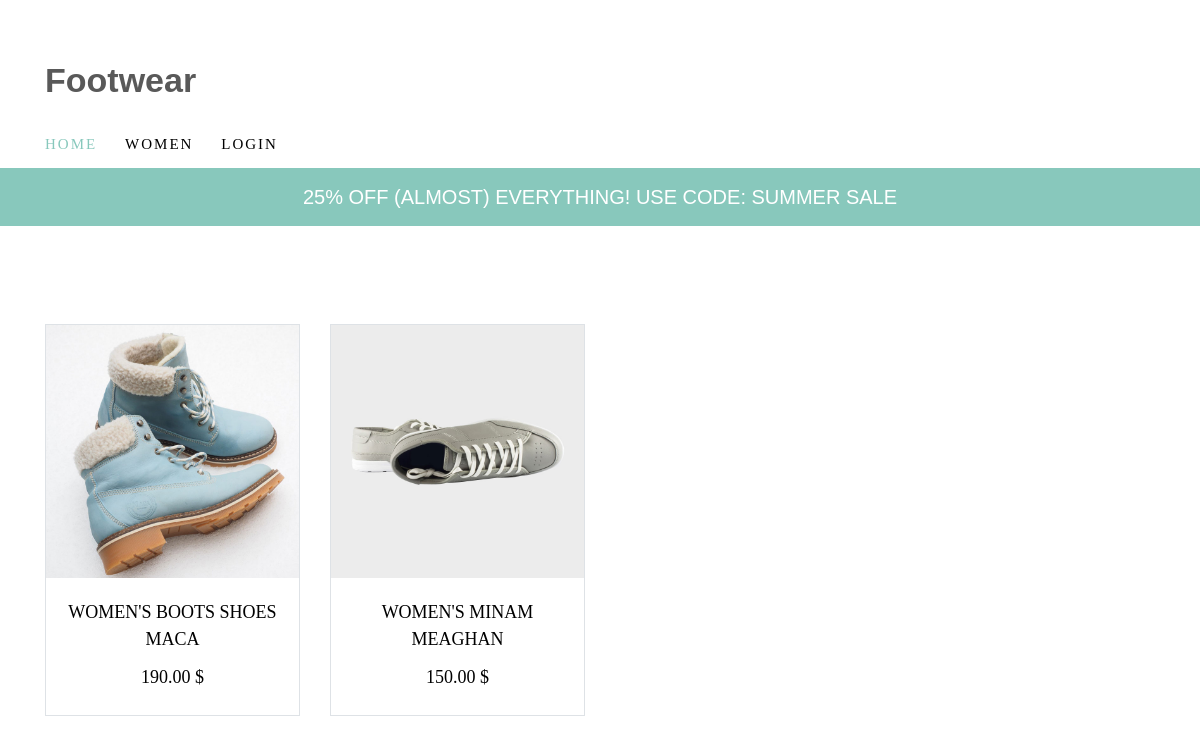
The page / on the database its author committed.
### tables this page shows
CREATE TABLE `products` (
  `id` int NOT NULL AUTO_INCREMENT COMMENT 'Primary Key',
  `titre` varchar(255) NOT NULL,
  `price` float(10,2) NOT NULL,
  `id_df_img` varchar(255) DEFAULT NULL,
  `content` text,
  `create_time` datetime DEFAULT NULL COMMENT 'Create Time',
  `update_time` datetime DEFAULT NULL COMMENT 'Update Time',
  PRIMARY KEY (`id`),
  KEY `id_df_img` (`id_df_img`)
);

### core/Controller/Controller.php (called while the page is built, shortened)
<?php
class Controller{
    protected $viewPath;
    public function render($view,$compact = []){
        extract($compact);
        require($view = $this->viewPath.$view.'.php');
    }
}

### app/Controller/ProductsController.php (called while the page is built, shortened)
<?php
class ProductsController extends AppController{
    public function index(){
        $products = $this->Product->All();
        $this->render('products/index',compact('products','categorys'));
    }
}

### public/index.php (called while the page is built, shortened)
<?php
$url = explode('/',substr($_SERVER['REQUEST_URI'], 1));
$action = !empty($url[1]) ? $url[1] : "index";
$id = !empty($url[2]) ? $url[2] : null;
$controller = new $controller();
$controller->$action($id);

### core/Model/Model.php (called while the page is built, shortened)
<?php
class Model
{
    protected $table;
    protected $db;
    public function __construct(Database $db)
    {
        $this->db = $db;
    }
    public function query($statment, $params = null, $one = false)
    {
        if ($params) {
            return $this->db->prepare(
                $statment,
                $params,
                str_replace('Model', 'Entity', get_class($this)),
                $one
            );
        } else {
            return $this->db->query(
                $statment,
                str_replace('Model', 'Entity', get_class($this)),
                $one
            );
        }
    }
    public function all()
    {
        return $this->query('SELECT * FROM ' . $this->table);
    }
}

### core/Database/MysqlDatabase.php (called while the page is built, shortened)
<?php
class MysqlDatabase extends Database
{
    private $pdo;
    private function getPDO()
    {
        if ($this->pdo === null) {
            $pdo = new PDO('mysql:dbname=store;host=localhost', 'root', 'password');
            $pdo->setAttribute(PDO::ATTR_ERRMODE, PDO::ERRMODE_EXCEPTION);
            $this->pdo = $pdo;
        }
        return $this->pdo;
    }
    public function query($statment, $class = null, $one = false)
    {
        $req = $this->getPDO()->query($statment);
        if ($class === null) {
            $req->setFetchMode(PDO::FETCH_OBJ);
        } else {
            $req->setFetchMode(PDO::FETCH_CLASS, $class);
        }
        if ($one) {
            $data = $req->fetch();
        } else {
            $data = $req->fetchAll();
        }
        return $data;
    }
}

### app/Autoloader.php (called while the page is built, shortened)
<?php
class Autoloader
{
    static function autoload($class)
    {
        if (strpos($class, __NAMESPACE__ . '\\') === 0) {
            $class = str_replace(__NAMESPACE__ . '\\', '', $class);
            $class = str_replace('\\', '/', $class);
        }
    }
}

### core/Autoloader.php (called while the page is built, shortened)
<?php
class Autoloader
{
    static function autoload($class)
    {
        if (strpos($class, __NAMESPACE__ . '\\') === 0) {
            $class = str_replace(__NAMESPACE__ . '\\', '', $class);
            $class = str_replace('\\', '/', $class);
        }
    }
}

### app/Entity/ProductEntity.php (called while the page is built, shortened)
<?php
class ProductEntity extends Entity
{
    private $id;
    private $titre;
    private $id_df_img;
    public function getUrl()
    {
        return PATH.'/products/show/' . $this->id;
    }
    public function getImg(){
        return PATH.'/images//'.$this->id_df_img;
    }
    public function getTitre()
    {
        return $this->titre;
    }
}

### app/Views/products/card.php (the view)
<div class="product-entry border">
    <a href="<?= $product->getUrl(); ?>" class="prod-img">
        <img src="<?= $product->getImg() ?>" class="img-fluid" alt="Free html5 bootstrap 4 template">
    </a>
    <div class="desc">
        <h2><a href="<?= $product->getUrl(); ?>"><?= $product->getTitre(); ?></a></h2>
        <span class="price"><?= $product->price; ?> $</span>
    </div>
</div>

### app/Views/products/index.php
<div class="row row-pb-md">
    <?php foreach($products as $product): ?>
        <div class="col-lg-3 mb-4 text-center">
            <?php require 'card.php'; ?>
        </div>
    <?php endforeach ?>
</div>

### rows shown on the page
products: id_df_img (picture), titre "WOMEN'S BOOTS SHOES MACA", price "190.00"
products: id_df_img (picture), titre "WOMEN'S MINAM MEAGHAN", price "150.00"
